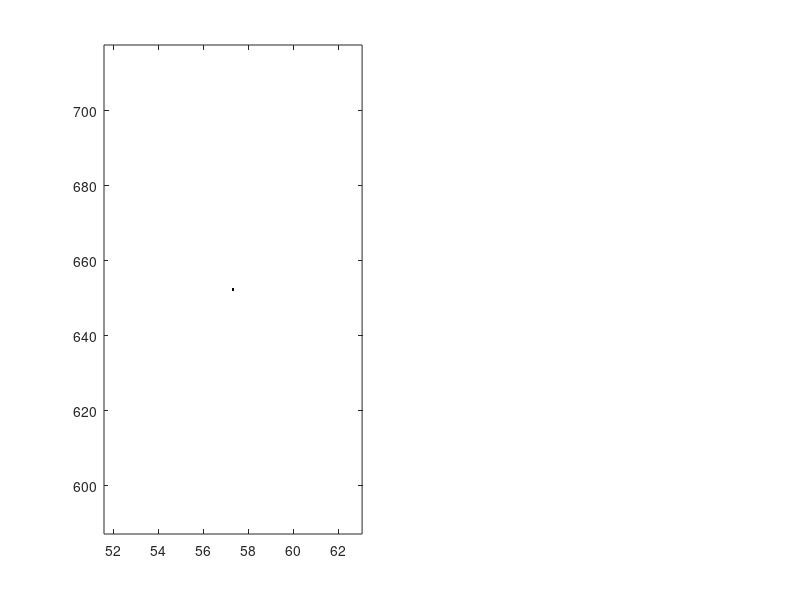

The MATLAB script that drew this image: (Note: this script raises an error after producing the figure.)

% Function to compute the relation between hip joint angle and hip torque
%for both hips.

deflection_angle_rad = 1; % in [rad]
% deflection_angle_rad = [0:1:110]*pi/180; % in [rad]

%% Preliminaries
k  = 21 * 10 * 10 * 10;	% [N/m] spring stiffness
sn = 0.07163;        	% [m] max pretension of spring
C  = 0.03;             	% [m] distance to rollers 0.03
B  = 0.01;              % [m] lever arm length 0.01
R  = 0.0075;        	% radius of profile 0.0075
restlength = 0.0;
pretension = 0.3;		% pretension of spring  67%
P01 = sn * pretension;

springPelvisThighActiveAngle = zeros(size(deflection_angle_rad));
F01 = zeros(size(deflection_angle_rad));
T01 = zeros(size(deflection_angle_rad));
for angleIdx = 1 : length(deflection_angle_rad)
    springPelvisThighActiveAngle(angleIdx) = abs(deflection_angle_rad(angleIdx) - restlength);
    
    I 		= C * cos(springPelvisThighActiveAngle(angleIdx)) - B;
    H 		= R - C * sin(springPelvisThighActiveAngle(angleIdx));
    A 		= sqrt(I * I + H * H);
    E 		= sqrt(A * A - R * R);
    gamma 	= atan2(H,I);
    theta 	= atan2(E,R);
    lambda 	= pi/2 - gamma - theta;
    kappa 	= pi/2 - gamma - theta - springPelvisThighActiveAngle(angleIdx);
    D 		= R * lambda;
    J 		= C * sin(kappa);
    
    Delta_L01 = (- C + B + D + E + P01);
    F01(angleIdx)	= k * (-C+B+D+E+P01);
    T01(angleIdx) = 2 * F01(angleIdx).* J;  % 2 is for the resulting torque 
                                              % is for both  maccepa (both legs)
end

%% Plot
fig = figure('Name', 'maccepaTorques','NumberTitle','off');
axes1 = axes('Parent',fig,'FontSize',16);
box(axes1,'on');
hold(axes1,'on');
grid on;

% forces vs. deflection angles 
subplot (1,2,1)
plot1 = plot(deflection_angle_rad*180/pi,F01, 'k','lineWidth',4);
axis tight;
ax = gca;
ax.FontSize = 15;
hold on;
title('Maccepa forces','FontSize',22);
ylabel('f [N]','HorizontalAlignment','center',...
    'FontSize',40,'interpreter','latex');
xlabel('deflection angle [deg]','HorizontalAlignment','center',...
    'FontSize',20,'interpreter','latex');
grid on;

% torques vs. deflection angles
subplot (1,2,2)
plot1 = plot(deflection_angle_rad*180/pi, T01, ...
    'k','lineWidth',4);
axis tight;
ax = gca;
ax.FontSize = 15;
hold on
title('Maccepa spring torques','FontSize',22);
ylabel('$\tau$ [Nm]','HorizontalAlignment','center',...
    'FontSize',40,'interpreter','latex');
xlabel('deflection angle [deg]','HorizontalAlignment','center',...
    'FontSize',20,'interpreter','latex');
grid on;

